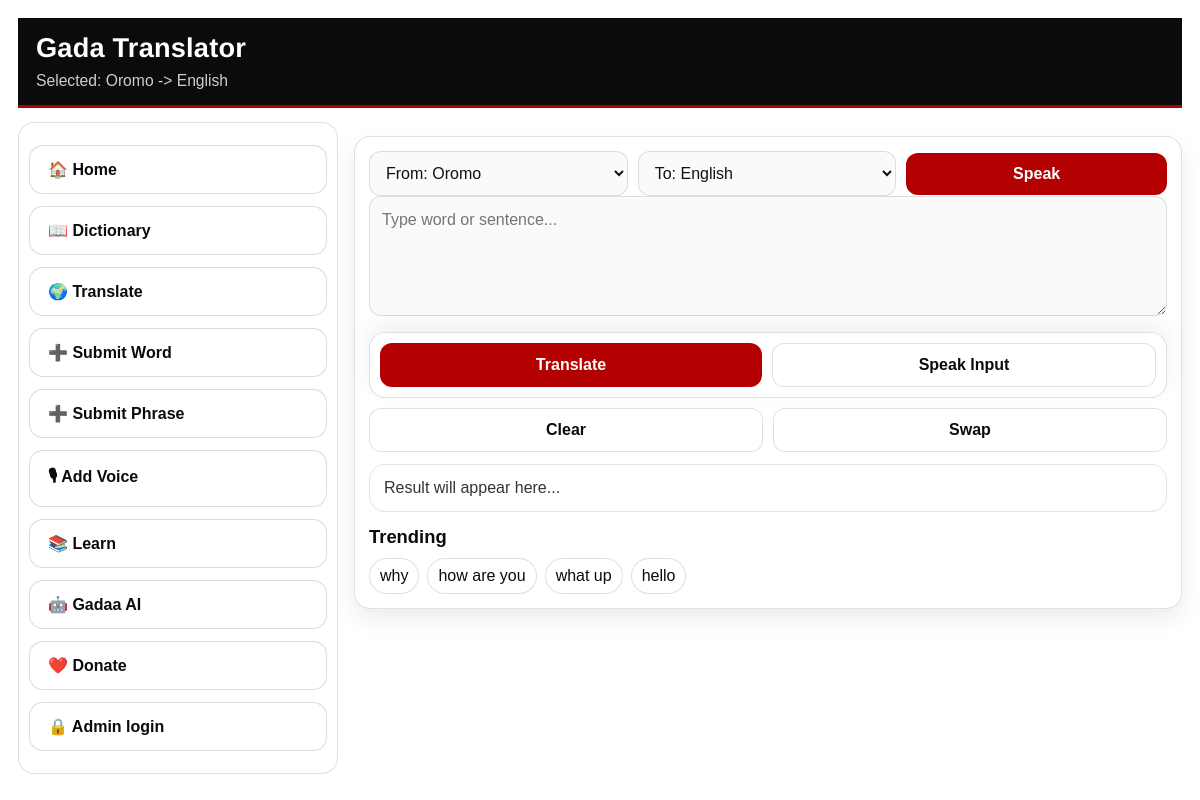
Page /translate on the earlier database version.
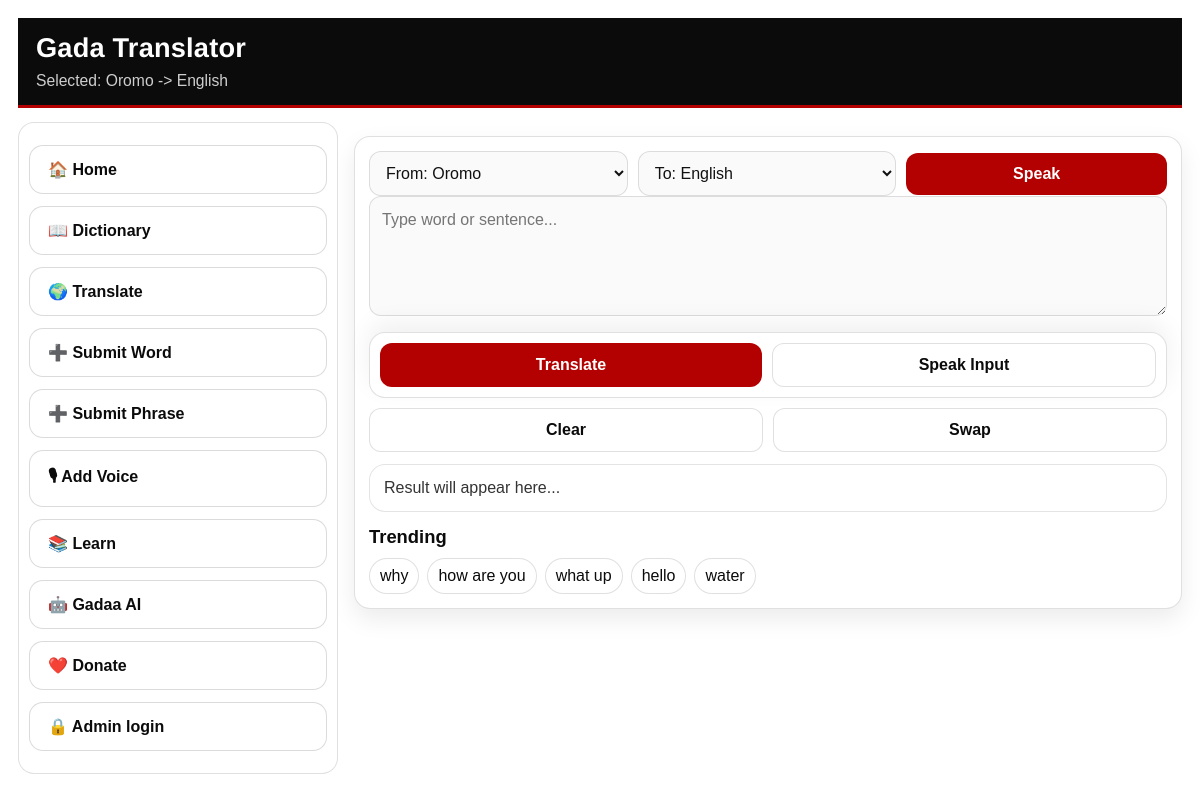
Same page on the later database version.
### tables this page shows
CREATE TABLE search_counts (
            query TEXT PRIMARY KEY,
            total_count INTEGER DEFAULT 0,
            today_count INTEGER DEFAULT 0,
            week_count INTEGER DEFAULT 0,
            last_searched_at DATETIME
        );

### app.py (the view, shortened to what this page needs)
@app.route("/translate", methods=["GET", "POST"])
def translate():
    result = None
    text = ""
    direction = "om_en"
    source_lang = "om"
    target_lang = "en"
    suggestions = None
    audio = None
    matched = None
    phrase_suggestions = None
    is_auto_translation = False
    tts_audio_url = None
    translate_error = None
    trending = get_trending(limit=15)
    approved_oromo_audio_phrase_ids = get_approved_oromo_audio_ids("phrase")
    approved_oromo_audio_word_ids = get_approved_oromo_audio_ids("word")
    return render_template(
        "translate.html",
        result=result,
        text=text,
        direction=direction,
        source_lang=source_lang,
        target_lang=target_lang,
        language_options=LANGUAGE_OPTIONS,
        result_is_rtl=_is_rtl_lang(target_lang),
        source_speech_lang=_speech_lang_code(source_lang),
        target_speech_lang=_speech_lang_code(target_lang),
        is_auto_translation=is_auto_translation,
        tts_audio_url=tts_audio_url,
        translate_error=translate_error,
        suggestions=suggestions,
        phrase_suggestions=phrase_suggestions,
        trending=trending,
        matched=matched,
        audio=audio,
        approved_oromo_audio_word_ids=approved_oromo_audio_word_ids,
        approved_oromo_audio_phrase_ids=approved_oromo_audio_phrase_ids
    )

### app.py (called while the page is built)
@app.before_request
def force_primary_domain():
    if request.path.startswith("/.well-known/"):
        return None
    if request.host == "gadaoromo.onrender.com":
        return redirect("https://gadaadictionary.com" + request.full_path, code=301)
    return None

@app.context_processor
def inject_globals():
    return dict(
        APP_NAME=APP_NAME,
        SUPPORT_MIN_NOK=SUPPORT_MIN_NOK,
        DONATE_URLS=DONATE_URLS,
        WEBSITE_URL=WEBSITE_URL,
        API_URL=API_URL,
    )

@app.after_request
def add_security_headers(resp):
    resp.headers["X-Content-Type-Options"] = "nosniff"
    resp.headers["X-Frame-Options"] = "SAMEORIGIN"
    if resp.mimetype == "text/html":
        resp.headers.setdefault("Cache-Control", "no-cache")
    return resp

def _speech_lang_code(lang_code: str) -> str:
    cfg = LANGUAGE_OPTIONS.get(lang_code, {})
    return cfg.get("speech_code", "en-US")

def _is_rtl_lang(lang_code: str) -> bool:
    cfg = LANGUAGE_OPTIONS.get(lang_code, {})
    return bool(cfg.get("rtl"))

### templates/translate.html (shortened to what this page needs)
<!DOCTYPE html>
<html lang="en">
<head>
  <link rel="stylesheet" href="{{ url_for('static', filename='style.css') }}?v=20260218-2">
</head>
<body>
<div class="container">
<header class="topbar">
  <div class="brand">
    <h1>Gada Translator</h1>
    <p class="tagline">Selected: {{ language_options[source_lang].label }} -> {{ language_options[target_lang].label }}</p>
  </div>
</header>
<div class="app-shell">
    <aside class="side-menu">
    <a class="side-link" href="/">🏠 Home</a>
    <a class="side-link" href="/dictionary">📖 Dictionary</a>
    <a class="side-link" href="/translate">🌍 Translate</a>
    <a class="side-link" href="/submit">➕ Submit Word</a>
    <a class="side-link" href="/submit_phrase">➕ Submit Phrase</a>
    <a class="side-link" href="/recorder">🎙 Add Voice</a>
    <a class="side-link" href="/learn">📚 Learn</a>
    <a class="side-link" href="/gadaa-ai">🤖 Gadaa AI</a>
    <a class="side-link" href="/support">❤️ Donate</a>
    <a class="side-link" href="/admin">🔒 Admin login</a>
  </aside>
  <main class="content" id="main">
    <div class="card">
      <form method="POST" id="translateForm">
        <div class="row">
          <select name="source_lang" id="sourceLangSelect">
            {% for code, cfg in language_options.items() %}
              <option value="{{ code }}" {% if source_lang == code %}selected{% endif %}>From: {{ cfg.label }}</option>
            {% endfor %}
          </select>
          <select name="target_lang" id="targetLangSelect">
            {% for code, cfg in language_options.items() %}
              <option value="{{ code }}" {% if target_lang == code %}selected{% endif %}>To: {{ cfg.label }}</option>
            {% endfor %}
          </select>
          <button type="button" onclick="startVoice()">Speak</button>
        </div>
        <textarea name="text" id="textInput" placeholder="Type word or sentence..." required oninput="autoGrow(this)">{{ text or "" }}</textarea>
        <div class="bottom-bar">
          <div class="bottom-actions">
            <button type="submit">Translate</button>
            <a class="btn" href="javascript:void(0)" onclick="speakInput()">Speak Input</a>
          </div>
        </div>
        <div class="small-actions">
          <button type="button" class="btn" onclick="clearInput()">Clear</button>
          <button type="button" class="btn" onclick="swapDirection()">Swap</button>
        </div>
      </form>
      {% if result %}
        <div class="result-box">
          <strong>Result:</strong>
          <span id="resultText" {% if result_is_rtl %}dir="rtl" style="display:inline-block; text-align:right; width:100%;"{% endif %}>{{ result }}</span>
          {% if is_auto_translation %}<span class="chip" style="margin-left:8px;">Auto translation</span>{% endif %}
        </div>
        <div class="small-actions">
          <button type="button" class="btn" onclick="speakResult()">Speak Result</button>
          <button type="button" class="btn" onclick="copyResult()">Copy Result</button>
        </div>
        {% if tts_audio_url %}
          <div style="margin-top:10px;">
            <div class="subtle">Generated audio</div>
            <audio controls style="width:100%;"><source src="{{ tts_audio_url }}"></audio>
          </div>
        {% endif %}
      {% else %}
        <div class="result-box" style="opacity:0.85;">Result will appear here...</div>
      {% endif %}
      {% if trending %}
        <div style="margin-top:14px;">
          <h2>Trending</h2>
          <div class="chips">{% for row in trending %}<span class="chip" onclick="useSuggestion('{{ row[0]|e }}')">{{ row[0] }}</span>{% endfor %}</div>
        </div>
      {% endif %}
    </div>
  </main>
</div>
</body>
</html>

Differences in the rows shown:
added search_counts: query "water"
